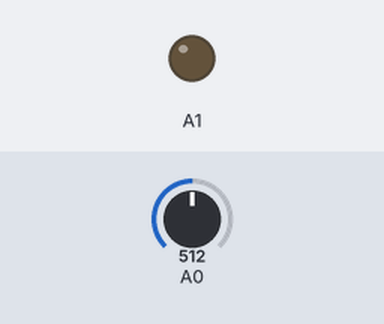
Simulated run of this sketch. Board: Arduino Uno, built with avr-gcc and run on an emulated ATmega328P. Parts: output pins drawn as LEDs (lit = HIGH). The inputs (shaded band) are chosen by the test bench; at power-on: A0 = 512. Random numbers use the default seed unless the sketch sets one.

Above: at 2.1 s.
2.2 s: A0 set to 208
3.9 s: A0 set to 185
At 5.8 s:
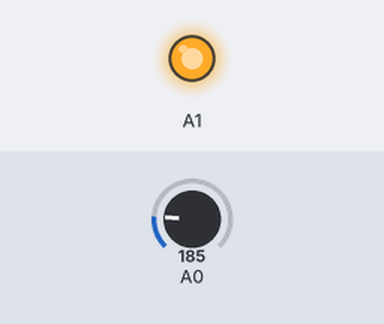
7.0 s: A0 set to 210
At 8.4 s:
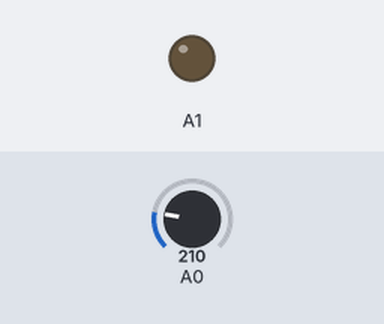
8.9 s: A0 set to 190
At 11.2 s:
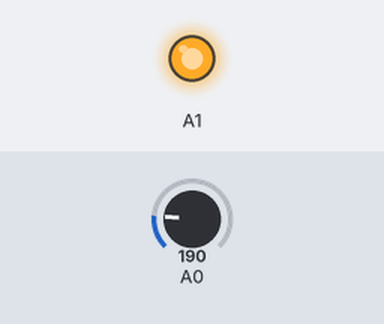
Timing chart, 0 to 12.7 s (numbered marks = the images above; inputs shaded):
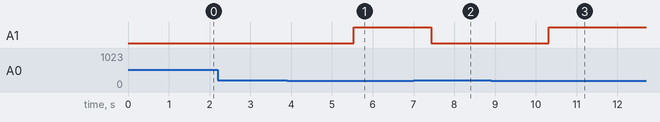

Measured:
- the behaviour switches between 200 and 199 on A0 (found by bisection; images 0 and 1)
- after the input at 2.2 s, every drawn part: stays the same
- after the input at 3.9 s, A1: LOW → HIGH after 1.6 s
- after the input at 7.0 s, A1: HIGH → LOW after 0.44 s
- after the input at 8.9 s, A1: LOW → HIGH after 1.4 s

The sketch:

code.ino
```cpp
        void setup(){}
        void loop() {
        	analogWrite(A1,(analogRead(A0)<200)?random(1024):0);
        	delay(random(250,2000));
        }
```
